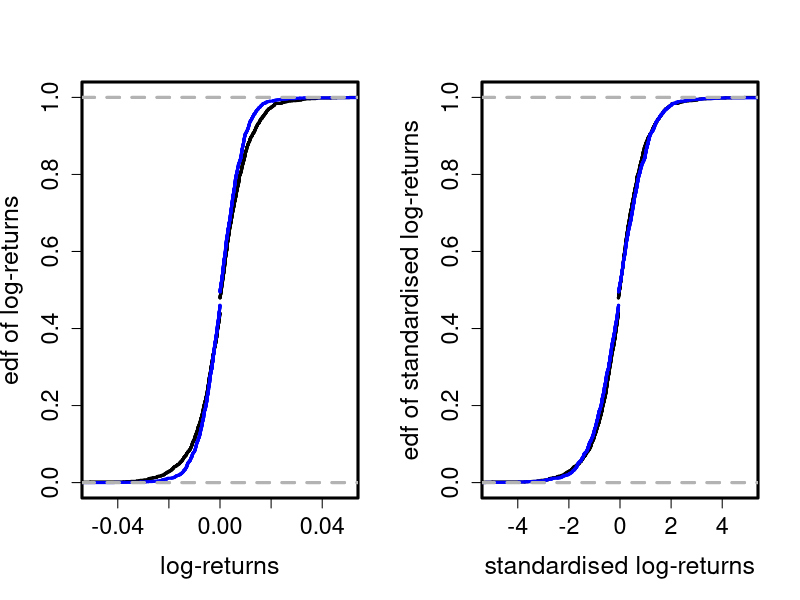

The R script that drew this image:
require(datasets)                                  # load necessary package for DAX index data

dax       = EuStockMarkets[ , 1]                   # DAX index
r.dax     = diff(log(dax))                         # DAX log-returns
r.dax_m   = mean(r.dax); r.dax_sd = sd(r.dax)      # mean and standard deviation
r.dax_st  = (r.dax - r.dax_m)/r.dax_sd             # standardised log-returns
ftse      = EuStockMarkets[,4]                     # FTSE index
r.ftse    = diff(log(ftse))                        # FTSE log-returns
r.ftse_m  = mean(r.ftse); r.ftse_sd = sd(r.ftse)   # mean and standard deviation
r.ftse_st = (r.ftse - r.ftse_m)/r.ftse_sd          # standardised log-returns

# graphical parameters
par(lwd = 3, cex = 1, cex.axis = 1.4, cex.lab = 1.5, mfrow = c(1,2))

# plot for the edfs of DAX and FTSE log-returns
plot(ecdf(r.dax), xlim = c(-0.05, 0.05), main = "",
     xlab = "log-returns", 
     ylab = "edf of log-returns")
lines(ecdf(r.ftse), col = "blue")                  # add edf of FTSE log-returns to plot
      
# plot for the edfs of DAX and FTSE standardised log-returns
plot(ecdf(r.dax_st), xlim = c(-5, 5), main = "",
     xlab = "standardised log-returns",
     ylab = "edf of standardised log-returns")
lines(ecdf(r.ftse_st), col = "blue")               # add edf of FTSE standardised log-returns to plot
      
